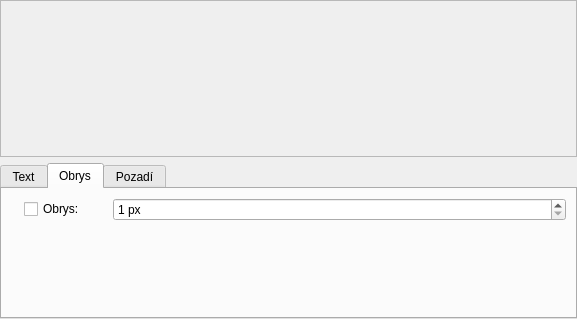
<?xml version="1.0" encoding="UTF-8"?>
<ui version="4.0">
 <class>TextStyleWidget</class>
 <widget class="QWidget" name="TextStyleWidget">
  <property name="geometry">
   <rect>
    <x>0</x>
    <y>0</y>
    <width>577</width>
    <height>319</height>
   </rect>
  </property>
  <property name="windowTitle">
   <string>Form</string>
  </property>
  <layout class="QVBoxLayout" name="verticalLayout">
   <property name="leftMargin">
    <number>0</number>
   </property>
   <property name="topMargin">
    <number>0</number>
   </property>
   <property name="rightMargin">
    <number>0</number>
   </property>
   <property name="bottomMargin">
    <number>0</number>
   </property>
   <item>
    <widget class="TextStylePreviewWidget" name="wgtPreview">
     <property name="sizePolicy">
      <sizepolicy hsizetype="Preferred" vsizetype="Expanding">
       <horstretch>0</horstretch>
       <verstretch>0</verstretch>
      </sizepolicy>
     </property>
     <property name="minimumSize">
      <size>
       <width>0</width>
       <height>100</height>
      </size>
     </property>
     <property name="frameShape">
      <enum>QFrame::StyledPanel</enum>
     </property>
     <property name="frameShadow">
      <enum>QFrame::Plain</enum>
     </property>
    </widget>
   </item>
   <item>
    <widget class="QTabWidget" name="twItems">
     <property name="currentIndex">
      <number>1</number>
     </property>
     <widget class="QWidget" name="tabWidgetPage1">
      <attribute name="icon">
       <iconset resource="../../res/resources.qrc">
        <normaloff>:/icons/16/Type_16px.png</normaloff>:/icons/16/Type_16px.png</iconset>
      </attribute>
      <attribute name="title">
       <string>Text</string>
      </attribute>
      <layout class="QGridLayout" name="gridLayout">
       <item row="0" column="0">
        <widget class="QLabel" name="label_5">
         <property name="pixmap">
          <pixmap resource="../../res/resources.qrc">:/icons/16/Choose Font_16px.png</pixmap>
         </property>
        </widget>
       </item>
       <item row="0" column="1">
        <widget class="QLabel" name="label_6">
         <property name="text">
          <string>Font:</string>
         </property>
        </widget>
       </item>
       <item row="0" column="3">
        <widget class="FontSelectionWidget" name="wgtFont" native="true">
         <property name="sizePolicy">
          <sizepolicy hsizetype="Expanding" vsizetype="Preferred">
           <horstretch>0</horstretch>
           <verstretch>0</verstretch>
          </sizepolicy>
         </property>
         <property name="focusPolicy">
          <enum>Qt::StrongFocus</enum>
         </property>
        </widget>
       </item>
       <item row="1" column="0" colspan="4">
        <widget class="ColorSelectionWidget" name="wgtColor" native="true">
         <property name="focusPolicy">
          <enum>Qt::StrongFocus</enum>
         </property>
        </widget>
       </item>
       <item row="0" column="2">
        <spacer name="horizontalSpacer_3">
         <property name="orientation">
          <enum>Qt::Horizontal</enum>
         </property>
         <property name="sizeType">
          <enum>QSizePolicy::Preferred</enum>
         </property>
         <property name="sizeHint" stdset="0">
          <size>
           <width>16</width>
           <height>20</height>
          </size>
         </property>
        </spacer>
       </item>
      </layout>
     </widget>
     <widget class="QWidget" name="tabWidgetPage2">
      <attribute name="icon">
       <iconset resource="../../res/resources.qrc">
        <normaloff>:/icons/16/Line Width_16px.png</normaloff>:/icons/16/Line Width_16px.png</iconset>
      </attribute>
      <attribute name="title">
       <string>Obrys</string>
      </attribute>
      <layout class="QGridLayout" name="gridLayout_2">
       <item row="0" column="0">
        <widget class="QLabel" name="label_11">
         <property name="pixmap">
          <pixmap resource="../../res/resources.qrc">:/icons/16/Line Width_16px.png</pixmap>
         </property>
        </widget>
       </item>
       <item row="0" column="2">
        <spacer name="horizontalSpacer_4">
         <property name="orientation">
          <enum>Qt::Horizontal</enum>
         </property>
         <property name="sizeType">
          <enum>QSizePolicy::Preferred</enum>
         </property>
         <property name="sizeHint" stdset="0">
          <size>
           <width>16</width>
           <height>20</height>
          </size>
         </property>
        </spacer>
       </item>
       <item row="0" column="3">
        <widget class="QSpinBox" name="sbOutlineWidth">
         <property name="sizePolicy">
          <sizepolicy hsizetype="Expanding" vsizetype="Fixed">
           <horstretch>0</horstretch>
           <verstretch>0</verstretch>
          </sizepolicy>
         </property>
         <property name="suffix">
          <string> px</string>
         </property>
         <property name="minimum">
          <number>1</number>
         </property>
         <property name="maximum">
          <number>20</number>
         </property>
        </widget>
       </item>
       <item row="1" column="0" colspan="4">
        <widget class="ColorSelectionWidget" name="wgtOutlineColor" native="true">
         <property name="focusPolicy">
          <enum>Qt::StrongFocus</enum>
         </property>
        </widget>
       </item>
       <item row="0" column="1">
        <widget class="QCheckBox" name="cbOutline">
         <property name="text">
          <string>Obrys:</string>
         </property>
        </widget>
       </item>
      </layout>
     </widget>
     <widget class="QWidget" name="tabWidgetPage3">
      <attribute name="icon">
       <iconset resource="../../res/resources.qrc">
        <normaloff>:/icons/16/Fill Color_16px.png</normaloff>:/icons/16/Fill Color_16px.png</iconset>
      </attribute>
      <attribute name="title">
       <string>Pozadí</string>
      </attribute>
      <layout class="QGridLayout" name="gridLayout_4">
       <item row="0" column="2">
        <spacer name="horizontalSpacer_6">
         <property name="orientation">
          <enum>Qt::Horizontal</enum>
         </property>
         <property name="sizeType">
          <enum>QSizePolicy::Preferred</enum>
         </property>
         <property name="sizeHint" stdset="0">
          <size>
           <width>16</width>
           <height>20</height>
          </size>
         </property>
        </spacer>
       </item>
       <item row="0" column="3">
        <widget class="QSpinBox" name="sbBackgroundPadding">
         <property name="sizePolicy">
          <sizepolicy hsizetype="Expanding" vsizetype="Fixed">
           <horstretch>0</horstretch>
           <verstretch>0</verstretch>
          </sizepolicy>
         </property>
         <property name="suffix">
          <string> px</string>
         </property>
         <property name="minimum">
          <number>0</number>
         </property>
         <property name="maximum">
          <number>100</number>
         </property>
        </widget>
       </item>
       <item row="1" column="0" colspan="4">
        <widget class="ColorSelectionWidget" name="wgtBackgroundColor" native="true">
         <property name="focusPolicy">
          <enum>Qt::StrongFocus</enum>
         </property>
        </widget>
       </item>
       <item row="0" column="0">
        <widget class="QLabel" name="label_12">
         <property name="pixmap">
          <pixmap resource="../../res/resources.qrc">:/icons/16/Fill Color_16px.png</pixmap>
         </property>
        </widget>
       </item>
       <item row="0" column="1">
        <widget class="QCheckBox" name="cbBackground">
         <property name="text">
          <string>Pozadí:</string>
         </property>
        </widget>
       </item>
      </layout>
     </widget>
    </widget>
   </item>
   <item>
    <spacer name="verticalSpacer_3">
     <property name="orientation">
      <enum>Qt::Vertical</enum>
     </property>
     <property name="sizeType">
      <enum>QSizePolicy::Minimum</enum>
     </property>
     <property name="sizeHint" stdset="0">
      <size>
       <width>20</width>
       <height>0</height>
      </size>
     </property>
    </spacer>
   </item>
  </layout>
 </widget>
 <customwidgets>
  <customwidget>
   <class>ColorSelectionWidget</class>
   <extends>QWidget</extends>
   <header>wgt/colorselectionwidget.h</header>
   <container>1</container>
   <slots>
    <signal>sigColorChanged(QColor)</signal>
   </slots>
  </customwidget>
  <customwidget>
   <class>FontSelectionWidget</class>
   <extends>QWidget</extends>
   <header>wgt/fontselectionwidget.h</header>
   <container>1</container>
   <slots>
    <signal>sigFontChanged(QFont)</signal>
   </slots>
  </customwidget>
  <customwidget>
   <class>TextStylePreviewWidget</class>
   <extends>QFrame</extends>
   <header>wgt/textstylepreviewwidget.h</header>
   <container>1</container>
  </customwidget>
 </customwidgets>
 <resources>
  <include location="../../res/resources.qrc"/>
 </resources>
 <connections/>
</ui>
